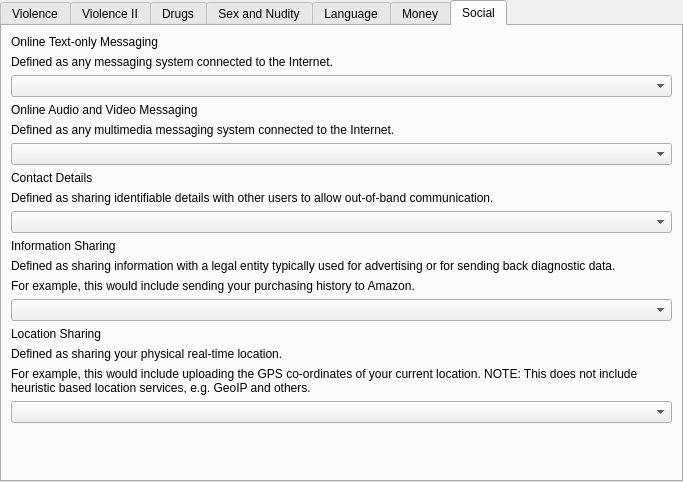
<?xml version="1.0" encoding="UTF-8"?>
<ui version="4.0">
 <class>OarsWidget</class>
 <widget class="QWidget" name="OarsWidget">
  <property name="geometry">
   <rect>
    <x>0</x>
    <y>0</y>
    <width>633</width>
    <height>460</height>
   </rect>
  </property>
  <property name="windowTitle">
   <string notr="true">OARS</string>
  </property>
  <layout class="QHBoxLayout" name="horizontalLayout">
   <property name="spacing">
    <number>0</number>
   </property>
   <property name="leftMargin">
    <number>0</number>
   </property>
   <property name="topMargin">
    <number>0</number>
   </property>
   <property name="rightMargin">
    <number>0</number>
   </property>
   <property name="bottomMargin">
    <number>0</number>
   </property>
   <item>
    <widget class="QTabWidget" name="tab_widget">
     <property name="styleSheet">
      <string notr="true"/>
     </property>
     <property name="currentIndex">
      <number>6</number>
     </property>
     <widget class="QWidget" name="tab">
      <attribute name="title">
       <string>Violence</string>
      </attribute>
      <layout class="QVBoxLayout" name="verticalLayout">
       <item>
        <widget class="QLabel" name="label_title_1">
         <property name="text">
          <string>Cartoon Violence</string>
         </property>
         <property name="textFormat">
          <enum>Qt::PlainText</enum>
         </property>
        </widget>
       </item>
       <item>
        <widget class="QLabel" name="label_description_1">
         <property name="text">
          <string>Defined as fictional characters depicted in an animated film or a comic strip which do not look human.</string>
         </property>
        </widget>
       </item>
       <item>
        <widget class="QLabel" name="label_example_1">
         <property name="text">
          <string>For example, this would include an animated worm fighting with a bird.</string>
         </property>
        </widget>
       </item>
       <item>
        <widget class="QComboBox" name="oars_box_violence_cartoon"/>
       </item>
       <item>
        <widget class="QLabel" name="label_title_2">
         <property name="text">
          <string>Fantasy Violence</string>
         </property>
        </widget>
       </item>
       <item>
        <widget class="QLabel" name="label_description_2">
         <property name="text">
          <string>Defined as characters easily distinguishable from reality.</string>
         </property>
        </widget>
       </item>
       <item>
        <widget class="QLabel" name="label_example_2">
         <property name="text">
          <string>For example, this would include human units in a turn-taking isometric game.</string>
         </property>
        </widget>
       </item>
       <item>
        <widget class="QComboBox" name="oars_box_violence_fantasy"/>
       </item>
       <item>
        <widget class="QLabel" name="label_title_3">
         <property name="text">
          <string>Realistic Violence</string>
         </property>
        </widget>
       </item>
       <item>
        <widget class="QLabel" name="label_description_3">
         <property name="text">
          <string>Defined as characters not easily distinguishable from reality.</string>
         </property>
        </widget>
       </item>
       <item>
        <widget class="QLabel" name="label_example_3">
         <property name="text">
          <string>For example, this would include a user shooting a gun at a human characters.</string>
         </property>
        </widget>
       </item>
       <item>
        <widget class="QComboBox" name="oars_box_violence_realistic"/>
       </item>
       <item>
        <widget class="QLabel" name="label_title_4">
         <property name="text">
          <string>Bloodshed</string>
         </property>
        </widget>
       </item>
       <item>
        <widget class="QLabel" name="label_description_4">
         <property name="text">
          <string>Defined as the killing or wounding of people.</string>
         </property>
        </widget>
       </item>
       <item>
        <widget class="QLabel" name="label_example_4">
         <property name="text">
          <string>For example, this would include a user shooting a gun at a human head, causing it to explode.</string>
         </property>
        </widget>
       </item>
       <item>
        <widget class="QComboBox" name="oars_box_violence_bloodshed"/>
       </item>
       <item>
        <widget class="QLabel" name="label_title_5">
         <property name="text">
          <string>Sexual Violence</string>
         </property>
        </widget>
       </item>
       <item>
        <widget class="QLabel" name="label_description_5">
         <property name="text">
          <string>Defined as any unwanted sexual act or activity.</string>
         </property>
        </widget>
       </item>
       <item>
        <widget class="QLabel" name="label_example_5">
         <property name="text">
          <string>For example, this would include non-consensual sex or grabbing the crotch of another user.</string>
         </property>
        </widget>
       </item>
       <item>
        <widget class="QComboBox" name="oars_box_violence_sexual"/>
       </item>
       <item>
        <spacer name="verticalSpacer">
         <property name="orientation">
          <enum>Qt::Vertical</enum>
         </property>
         <property name="sizeHint" stdset="0">
          <size>
           <width>20</width>
           <height>40</height>
          </size>
         </property>
        </spacer>
       </item>
      </layout>
     </widget>
     <widget class="QWidget" name="tab_2">
      <attribute name="title">
       <string>Violence II</string>
      </attribute>
      <layout class="QVBoxLayout" name="verticalLayout_2">
       <item>
        <widget class="QLabel" name="label_title_6">
         <property name="text">
          <string>Desecration</string>
         </property>
        </widget>
       </item>
       <item>
        <widget class="QLabel" name="label_description_6">
         <property name="text">
          <string>Defined as the action of desecrating something, typically a human body.</string>
         </property>
        </widget>
       </item>
       <item>
        <widget class="QLabel" name="label_example_6">
         <property name="text">
          <string>This is an cultural sensitivity question.</string>
         </property>
        </widget>
       </item>
       <item>
        <widget class="QComboBox" name="oars_box_violence_desecration"/>
       </item>
       <item>
        <widget class="QLabel" name="label_title_7">
         <property name="text">
          <string>Human Slavery</string>
         </property>
        </widget>
       </item>
       <item>
        <widget class="QLabel" name="label_description_7">
         <property name="text">
          <string>Defined as working without proper remuneration or appreciation.</string>
         </property>
        </widget>
       </item>
       <item>
        <widget class="QLabel" name="label_example_7">
         <property name="text">
          <string>This is an cultural sensitivity question.</string>
         </property>
        </widget>
       </item>
       <item>
        <widget class="QComboBox" name="oars_box_violence_slavery"/>
       </item>
       <item>
        <spacer name="verticalSpacer_2">
         <property name="orientation">
          <enum>Qt::Vertical</enum>
         </property>
         <property name="sizeHint" stdset="0">
          <size>
           <width>20</width>
           <height>40</height>
          </size>
         </property>
        </spacer>
       </item>
      </layout>
     </widget>
     <widget class="QWidget" name="tab_3">
      <attribute name="title">
       <string>Drugs</string>
      </attribute>
      <layout class="QVBoxLayout" name="verticalLayout_3">
       <item>
        <widget class="QLabel" name="label_title_8">
         <property name="text">
          <string>Alcohol</string>
         </property>
        </widget>
       </item>
       <item>
        <widget class="QLabel" name="label_example_8">
         <property name="text">
          <string>For example, this would include seeing a character drink a beer.</string>
         </property>
        </widget>
       </item>
       <item>
        <widget class="QComboBox" name="oars_box_drugs_alcohol"/>
       </item>
       <item>
        <widget class="QLabel" name="label_title_9">
         <property name="text">
          <string>Narcotics</string>
         </property>
        </widget>
       </item>
       <item>
        <widget class="QLabel" name="label_description_9">
         <property name="text">
          <string>Defined as an addictive drug affecting mood or behaviour that is specifically illegal in at least one country.</string>
         </property>
        </widget>
       </item>
       <item>
        <widget class="QLabel" name="label_example_9">
         <property name="text">
          <string>For example, this would include references to &quot;getting high&quot;</string>
         </property>
        </widget>
       </item>
       <item>
        <widget class="QComboBox" name="oars_box_drugs_narcotics"/>
       </item>
       <item>
        <widget class="QLabel" name="label_title_10">
         <property name="text">
          <string>Tobacco</string>
         </property>
        </widget>
       </item>
       <item>
        <widget class="QLabel" name="label_description_10">
         <property name="text">
          <string>Defined as any nicotine-rich product.</string>
         </property>
        </widget>
       </item>
       <item>
        <widget class="QLabel" name="label_example_10">
         <property name="text">
          <string>For example, this would include references to chewing tobacco.</string>
         </property>
        </widget>
       </item>
       <item>
        <widget class="QComboBox" name="oars_box_drugs_tobacco"/>
       </item>
       <item>
        <spacer name="verticalSpacer_3">
         <property name="orientation">
          <enum>Qt::Vertical</enum>
         </property>
         <property name="sizeHint" stdset="0">
          <size>
           <width>20</width>
           <height>40</height>
          </size>
         </property>
        </spacer>
       </item>
      </layout>
     </widget>
     <widget class="QWidget" name="tab_4">
      <attribute name="title">
       <string>Sex and Nudity</string>
      </attribute>
      <layout class="QVBoxLayout" name="verticalLayout_4">
       <item>
        <widget class="QLabel" name="label_title_11">
         <property name="text">
          <string>Nudity</string>
         </property>
        </widget>
       </item>
       <item>
        <widget class="QLabel" name="label_description_11">
         <property name="text">
          <string>Defined as a state of undress, and in this case specifically specifically nudity likely to cause offense.</string>
         </property>
        </widget>
       </item>
       <item>
        <widget class="QLabel" name="label_example_11">
         <property name="text">
          <string>For example, this would include topless cheerleaders.</string>
         </property>
        </widget>
       </item>
       <item>
        <widget class="QComboBox" name="oars_box_sex_nudity"/>
       </item>
       <item>
        <widget class="QLabel" name="label_title_12">
         <property name="text">
          <string>Sexual Themes</string>
         </property>
        </widget>
       </item>
       <item>
        <widget class="QLabel" name="label_description_12">
         <property name="text">
          <string>Defined as in reference to a sexual act.</string>
         </property>
        </widget>
       </item>
       <item>
        <widget class="QLabel" name="label_example_12">
         <property name="text">
          <string>For example, this would include blowing a kiss to another character.</string>
         </property>
        </widget>
       </item>
       <item>
        <widget class="QComboBox" name="oars_box_sex_themes"/>
       </item>
       <item>
        <spacer name="verticalSpacer_4">
         <property name="orientation">
          <enum>Qt::Vertical</enum>
         </property>
         <property name="sizeHint" stdset="0">
          <size>
           <width>20</width>
           <height>40</height>
          </size>
         </property>
        </spacer>
       </item>
      </layout>
     </widget>
     <widget class="QWidget" name="tab_5">
      <attribute name="title">
       <string>Language</string>
      </attribute>
      <layout class="QVBoxLayout" name="verticalLayout_5">
       <item>
        <widget class="QLabel" name="label_title_13">
         <property name="text">
          <string>Profanity</string>
         </property>
        </widget>
       </item>
       <item>
        <widget class="QLabel" name="label_description_13">
         <property name="text">
          <string>Defined as blasphemous or obscene language.</string>
         </property>
        </widget>
       </item>
       <item>
        <widget class="QLabel" name="label_example_13">
         <property name="text">
          <string>For example, this would include most curse words.</string>
         </property>
        </widget>
       </item>
       <item>
        <widget class="QComboBox" name="oars_box_language_profanity"/>
       </item>
       <item>
        <widget class="QLabel" name="label_title_14">
         <property name="text">
          <string>Humor</string>
         </property>
        </widget>
       </item>
       <item>
        <widget class="QLabel" name="label_description_14">
         <property name="text">
          <string>Defined as the quality of being amusing.</string>
         </property>
        </widget>
       </item>
       <item>
        <widget class="QLabel" name="label_example_14">
         <property name="text">
          <string>For example, this would include in-app jokes.</string>
         </property>
        </widget>
       </item>
       <item>
        <widget class="QComboBox" name="oars_box_language_humor"/>
       </item>
       <item>
        <widget class="QLabel" name="label_title_15">
         <property name="text">
          <string>Discrimination</string>
         </property>
        </widget>
       </item>
       <item>
        <widget class="QLabel" name="label_description_15">
         <property name="text">
          <string>Defined as the unjust or prejudicial treatment of different categories of people, especially on the grounds of race, age, or sex.</string>
         </property>
        </widget>
       </item>
       <item>
        <widget class="QComboBox" name="oars_box_language_discrimination"/>
       </item>
       <item>
        <spacer name="verticalSpacer_5">
         <property name="orientation">
          <enum>Qt::Vertical</enum>
         </property>
         <property name="sizeHint" stdset="0">
          <size>
           <width>20</width>
           <height>40</height>
          </size>
         </property>
        </spacer>
       </item>
      </layout>
     </widget>
     <widget class="QWidget" name="tab_6">
      <attribute name="title">
       <string>Money</string>
      </attribute>
      <layout class="QVBoxLayout" name="verticalLayout_6">
       <item>
        <widget class="QLabel" name="label_title_16">
         <property name="text">
          <string>Advertising</string>
         </property>
        </widget>
       </item>
       <item>
        <widget class="QLabel" name="label_description_16">
         <property name="text">
          <string>Defined as the activity of producing advertisements for commercial products or services.</string>
         </property>
        </widget>
       </item>
       <item>
        <widget class="QLabel" name="label_example_16">
         <property name="text">
          <string>For example, this would include banners showing the Coca-Cola logo shown in a Soccer game.</string>
         </property>
        </widget>
       </item>
       <item>
        <widget class="QComboBox" name="oars_box_money_advertising"/>
       </item>
       <item>
        <widget class="QLabel" name="label_title_17">
         <property name="text">
          <string>Gambling</string>
         </property>
        </widget>
       </item>
       <item>
        <widget class="QLabel" name="label_description_17">
         <property name="text">
          <string>Defined as taking a risky action in the hope of a desired result.</string>
         </property>
        </widget>
       </item>
       <item>
        <widget class="QLabel" name="label_example_18">
         <property name="text">
          <string>For example, this would include spinning a wheel to get in-app credits.</string>
         </property>
        </widget>
       </item>
       <item>
        <widget class="QComboBox" name="oars_box_money_gambling"/>
       </item>
       <item>
        <widget class="QLabel" name="label_title_18">
         <property name="text">
          <string>In-App Purchases</string>
         </property>
        </widget>
       </item>
       <item>
        <widget class="QLabel" name="label_description_18">
         <property name="text">
          <string>Defined as items or points that a user can buy for use within a virtual world to improve a character or enhance the playing experience.</string>
         </property>
         <property name="wordWrap">
          <bool>true</bool>
         </property>
        </widget>
       </item>
       <item>
        <widget class="QComboBox" name="oars_box_money_purchasing"/>
       </item>
       <item>
        <spacer name="verticalSpacer_6">
         <property name="orientation">
          <enum>Qt::Vertical</enum>
         </property>
         <property name="sizeHint" stdset="0">
          <size>
           <width>20</width>
           <height>40</height>
          </size>
         </property>
        </spacer>
       </item>
      </layout>
     </widget>
     <widget class="QWidget" name="tab_7">
      <attribute name="title">
       <string>Social</string>
      </attribute>
      <layout class="QVBoxLayout" name="verticalLayout_7">
       <item>
        <widget class="QLabel" name="label_title_19">
         <property name="text">
          <string>Online Text-only Messaging</string>
         </property>
        </widget>
       </item>
       <item>
        <widget class="QLabel" name="label_description_19">
         <property name="text">
          <string>Defined as any messaging system connected to the Internet.</string>
         </property>
        </widget>
       </item>
       <item>
        <widget class="QComboBox" name="oars_box_social_chat"/>
       </item>
       <item>
        <widget class="QLabel" name="label_title_20">
         <property name="text">
          <string>Online Audio and Video Messaging</string>
         </property>
        </widget>
       </item>
       <item>
        <widget class="QLabel" name="label_description_20">
         <property name="text">
          <string>Defined as any multimedia messaging system connected to the Internet.</string>
         </property>
        </widget>
       </item>
       <item>
        <widget class="QComboBox" name="oars_box_social_audio"/>
       </item>
       <item>
        <widget class="QLabel" name="label_title_21">
         <property name="text">
          <string>Contact Details</string>
         </property>
        </widget>
       </item>
       <item>
        <widget class="QLabel" name="label_description_21">
         <property name="text">
          <string>Defined as sharing identifiable details with other users to allow out-of-band communication.</string>
         </property>
        </widget>
       </item>
       <item>
        <widget class="QComboBox" name="oars_box_social_contacts"/>
       </item>
       <item>
        <widget class="QLabel" name="label_title_22">
         <property name="text">
          <string>Information Sharing</string>
         </property>
        </widget>
       </item>
       <item>
        <widget class="QLabel" name="label_description_22">
         <property name="text">
          <string>Defined as sharing information with a legal entity typically used for advertising or for sending back diagnostic data.</string>
         </property>
        </widget>
       </item>
       <item>
        <widget class="QLabel" name="label_example_22">
         <property name="text">
          <string>For example, this would include sending your purchasing history to Amazon.</string>
         </property>
        </widget>
       </item>
       <item>
        <widget class="QComboBox" name="oars_box_social_info"/>
       </item>
       <item>
        <widget class="QLabel" name="label_title_23">
         <property name="text">
          <string>Location Sharing</string>
         </property>
        </widget>
       </item>
       <item>
        <widget class="QLabel" name="label_description_23">
         <property name="text">
          <string>Defined as sharing your physical real-time location.</string>
         </property>
        </widget>
       </item>
       <item>
        <widget class="QLabel" name="label_example_23">
         <property name="text">
          <string>For example, this would include uploading the GPS co-ordinates of your current location. NOTE: This does not include heuristic based location services, e.g. GeoIP and others.</string>
         </property>
         <property name="wordWrap">
          <bool>true</bool>
         </property>
        </widget>
       </item>
       <item>
        <widget class="QComboBox" name="oars_box_social_location"/>
       </item>
       <item>
        <spacer name="verticalSpacer_7">
         <property name="orientation">
          <enum>Qt::Vertical</enum>
         </property>
         <property name="sizeHint" stdset="0">
          <size>
           <width>20</width>
           <height>40</height>
          </size>
         </property>
        </spacer>
       </item>
      </layout>
     </widget>
    </widget>
   </item>
  </layout>
 </widget>
 <resources/>
 <connections/>
</ui>
